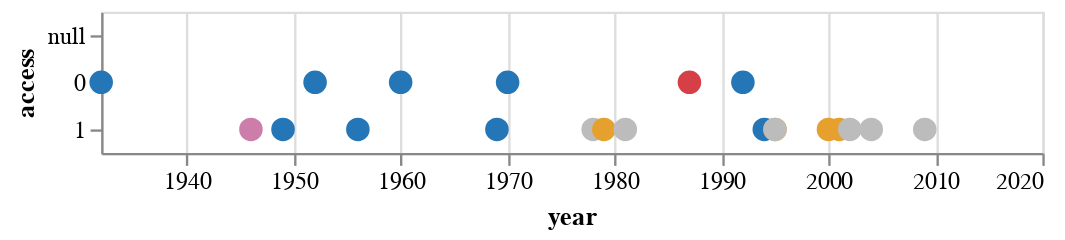

The code cell stored with this chart in its notebook:
### Code cell
first_chart_access

### Figure 1 — Vega-Lite specification as saved in the notebook (floating-point values rounded to 4 significant figures)
{"config": {"view": {"continuousWidth": 400, "continuousHeight": 300}}, "data": {"name": "data-56797cbe1e90c5b6856a929c250d4027"}, "mark": {"type": "circle", "opacity": 1, "size": 100}, "encoding": {"color": {"type": "nominal", "field": "type", "legend": null, "scale": {"domain": ["magnetic", "cathode ray tube", "optical", "electronic", "electro-mechanical"], "range": ["#2476B6", "#CD7DA9", "#BCBCBC", "#E6A02E", "#D73F47"]}}, "x": {"type": "temporal", "field": "year"}, "y": {"type": "nominal", "field": "access"}}, "$schema": "https://vega.github.io/schema/vega-lite/v4.8.1.json", "datasets": {"data-56797cbe1e90c5b6856a929c250d4027": [{"year": "1932-01-01T00:00:00", "name": "Drum memory", "type": "magnetic", "usage": "1960s", "capacity": 62500, "lifespan": null, "access": 0.0}, {"year": "1946-01-01T00:00:00", "name": "Williams-Kilburn Tube", "type": "cathode ray tube", "usage": "1955", "capacity": 1000, "lifespan": null, "access": 1.0}, {"year": "1949-01-01T00:00:00", "name": "Magnetic-core memory", "type": "magnetic", "usage": "1970s", "capacity": 100000, "lifespan": null, "access": 1.0}, {"year": "1952-01-01T00:00:00", "name": "Magnetic Band (Tape)", "type": "magnetic", "usage": "today", "capacity": 1000000, "lifespan": null, "access": 0.0}, {"year": "1956-01-01T00:00:00", "name": "Hard Disk Drive", "type": "magnetic", "usage": "today", "capacity": 2000000000000, "lifespan": null, "access": 1.0}, {"year": "1960-01-01T00:00:00", "name": "Magnetic stripe card", "type": "magnetic", "usage": null, "capacity": 200, "lifespan": "3", "access": 0.0}, {"year": "1969-01-01T00:00:00", "name": "Floppy Disk", "type": "magnetic", "usage": "1990s", "capacity": 1440000, "lifespan": "5--30", "access": 1.0}, {"year": "1970-01-01T00:00:00", "name": "Bubble Memory", "type": "magnetic", "usage": "1980s", "capacity": 125000, "lifespan": null, "access": 0.0}, {"year": "1978-01-01T00:00:00", "name": "LaserDisc (LD)/Discovision (DV)", "type": "optical", "usage": "2001", "capacity": 324000000, "lifespan": null, "access": 1.0}, {"year": "1979-01-01T00:00:00", "name": "Solid-State-Drive (SSD)", "type": "electronic", "usage": "today", "capacity": 5000000000000, "lifespan": "~10", "access": 1.0}, {"year": "1981-01-01T00:00:00", "name": "Compact Disc (CD)", "type": "optical", "usage": "today", "capacity": 700000000, "lifespan": "25", "access": 1.0}, {"year": "1987-01-01T00:00:00", "name": "Digital Audio Tape (DAT)", "type": "electro-mechanical", "usage": "2005", "capacity": 256000, "lifespan": "30", "access": 0.0}, {"year": "1991-01-01T00:00:00", "name": "Mini-Disc", "type": "magneto-optical", "usage": "2001", "capacity": 140000000, "lifespan": "30-40", "access": 1.0}, {"year": "1992-01-01T00:00:00", "name": "Digital Compact Cassette (DCC)", "type": "magnetic", "usage": "1996", "capacity": 250000000, "lifespan": "30", "access": 0.0}, {"year": "1994-01-01T00:00:00", "name": "Zip Drive", "type": "magnetic", "usage": "1990s", "capacity": 95370000, "lifespan": "5-10", "access": 1.0}, {"year": "1995-01-01T00:00:00", "name": "CompactFlash (CF)", "type": "electronic", "usage": "today", "capacity": 256000000000, "lifespan": "70-80", "access": 1.0}, {"year": "1995-01-01T00:00:00", "name": "Digital Versatile Disc (DVD)", "type": "optical", "usage": "today", "capacity": 4500000000, "lifespan": "25", "access": 1.0}, {"year": "2000-01-01T00:00:00", "name": "USB Flash Disk", "type": "electronic", "usage": "today", "capacity": 2000000000000, "lifespan": "10", "access": 1.0}, {"year": "2001-01-01T00:00:00", "name": "Secure Digital (SD) card", "type": "electronic", "usage": "today", "capacity": 128000000000000, "lifespan": "10", "access": 1.0}, {"year": "2002-01-01T00:00:00", "name": "Blu-ray Disc (BD)", "type": "optical", "usage": "2019", "capacity": 128000000000, "lifespan": "100-150", "access": 1.0}, {"year": "2004-01-01T00:00:00", "name": "Holographic Versatile Disc (HVD)", "type": "optical", "usage": "today", "capacity": 3900000000, "lifespan": "3", "access": 1.0}, {"year": "2009-01-01T00:00:00", "name": "Millennial Disc (M-DISC)", "type": "optical", "usage": "2016", "capacity": 100000000000, "lifespan": "1000", "access": 1.0}, {"year": "2016-01-01T00:00:00", "name": "Chlorine Atomic memory", "type": "atomic", "usage": "today", "capacity": 1000, "lifespan": "U", "access": null}, {"year": "2019-01-01T00:00:00", "name": "DNA", "type": "molecular", "usage": "today", "capacity": 215000000000000000, "lifespan": "500", "access": 0.0}, {"year": "2020-01-01T00:00:00", "name": "Metabolites", "type": "molecular", "usage": "today", "capacity": 70000, "lifespan": null, "access": 0.0}]}}
